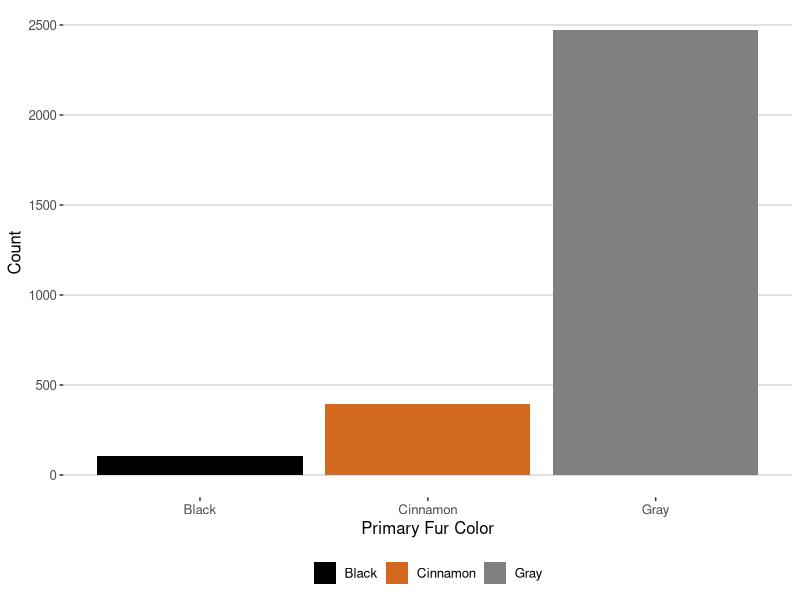
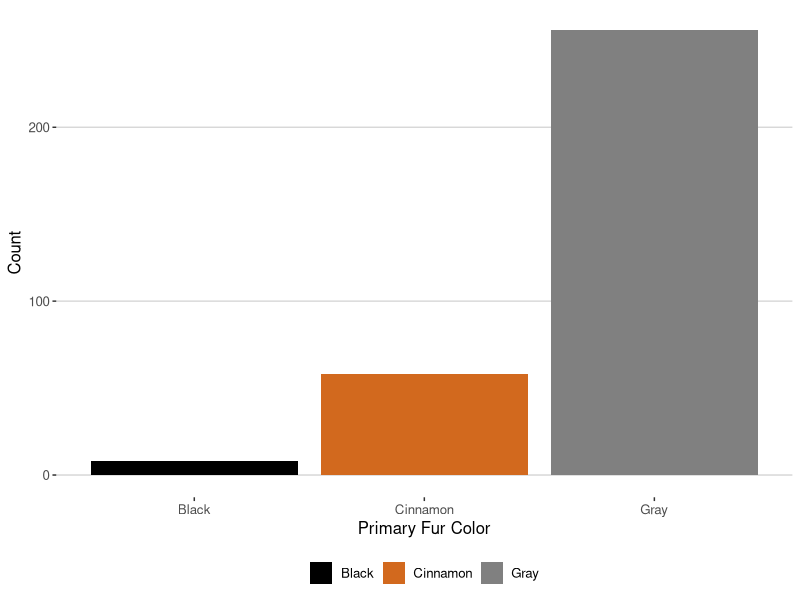
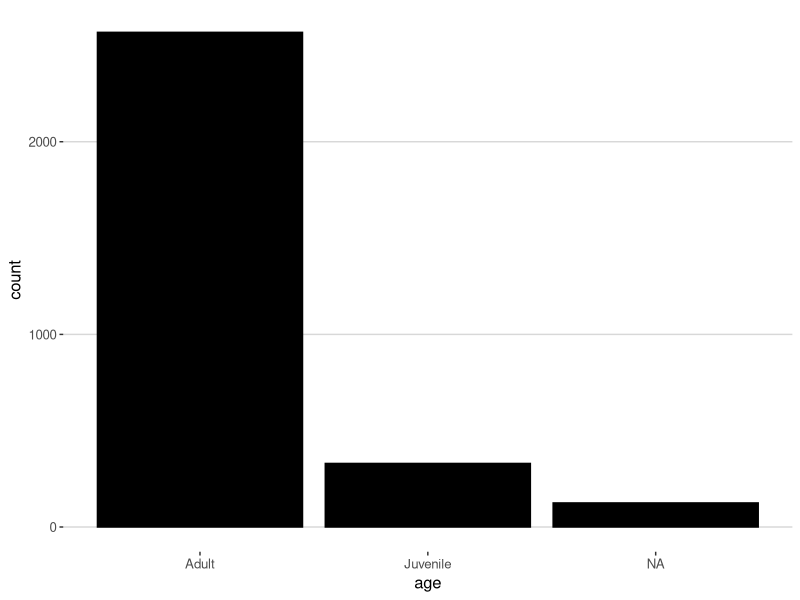

Source code (R) for these figures, in order: (Note: this script raises an error after producing the figures.)
#########################################################
# idea from:
  # https://www.springboard.com/blog/15-fun-datasets-to-analyze/

# Data Analysis
# New York City Squirrel Census
# 
# Yep, you read that right. A native New Yorker data enthusiast and
# over 300 volunteers counted and observed the squirrels living in 
# the city—all to gather an immense amount of data that can be found here. 
# 
# A skill within data analysis involves asking the right questions, 
# and this dataset can be a great tool to study and come up with questions 
# that can be answered with this squirrel census. 
# Some might include their most frequented bodega trash cans, 
# most popular coat patterns, or where they summer.

#########################################################

library(readr)
library(ggplot2)
library(dplyr)

##### 1) load the dataset
nyc_squirrels <- read.csv('nyc_squirrels.csv')

##### 2) check str, stats, NAs, data types...
str(nyc_squirrels)

# 'data.frame':	3023 obs. of  36 variables:
# $ long                                      : num  -74 -74 -74 -74 -74 ...
# $ lat                                       : num  40.8 40.8 40.8 40.8 40.8 ...
# $ unique_squirrel_id                        : Factor w/ 3018 levels "10A-AM-1006-01",..: 1913 1903 1298 2566 2046 1644 2678 1747 2707 1531 ...
# $ hectare                                   : Factor w/ 339 levels "01A","01B","01C",..: 292 291 14 40 306 258 52 271 56 246 ...
# $ shift                                     : Factor w/ 2 levels "AM","PM": 2 2 1 2 1 1 2 2 1 2 ...
# $ date                                      : int  CHANGE DATA TYPE
# $ hectare_squirrel_number                   : int  3 3 3 5 1 2 2 3 9 14 ...
# $ age                                       : Factor w/ 3 levels "?","Adult","Juvenile": CHECK FOR NAs, UNIFY "?" AND NAs
# $ primary_fur_color                         : Factor w/ 3 levels "Black","Cinnamon",..: NA 3 2 3 NA 3 3 3 3 3 ...
# $ highlight_fur_color                       : Factor w/ 10 levels "Black","Black, Cinnamon",..: NA 5 NA NA NA 5 NA 5 NA NA ...
# $ combination_of_primary_and_highlight_color: Factor w/ 22 levels "+","Black+","Black+Cinnamon",..: 1 20 8 15 1 20 15 20 15 15 ...
# $ color_notes                               : Factor w/ 135 levels "!!!","\"Brown\" written in as Primary",..: NA NA NA NA NA NA NA NA NA 89 ...
# $ location                                  : Factor w/ 2 levels "Above Ground",..: NA 2 1 1 1 2 2 2 2 NA ...
# $ above_ground_sighter_measurement          : Factor w/ 41 levels "0","1","10","100",..: NA 41 26 21 NA 41 41 41 41 NA ...
# $ specific_location                         : Factor w/ 304 levels "\"FIELD\"","(white oak)",..: NA NA NA NA NA NA NA NA NA NA ...
# $ running                                   : logi  FALSE TRUE FALSE FALSE FALSE FALSE ...
# $ chasing                                   : logi  FALSE FALSE FALSE FALSE FALSE FALSE ...
# $ climbing                                  : logi  FALSE FALSE TRUE TRUE FALSE FALSE ...
# $ eating                                    : logi  FALSE FALSE FALSE FALSE FALSE FALSE ...
# $ foraging                                  : logi  FALSE FALSE FALSE FALSE FALSE FALSE ...
# $ other_activities                          : Factor w/ 307 levels "#7 & #8 chased each other up diff tree",..: NA NA NA NA 286 307 NA NA NA NA ...
# $ kuks                                      : logi  FALSE FALSE FALSE FALSE TRUE FALSE ...
# $ quaas                                     : logi  FALSE FALSE FALSE FALSE FALSE FALSE ...
# $ moans                                     : logi  FALSE FALSE FALSE FALSE FALSE FALSE ...
# $ tail_flags                                : logi  FALSE FALSE FALSE FALSE FALSE FALSE ...
# $ tail_twitches                             : logi  FALSE FALSE FALSE FALSE FALSE FALSE ...
# $ approaches                                : logi  FALSE FALSE FALSE FALSE FALSE FALSE ...
# $ indifferent                               : logi  FALSE FALSE TRUE FALSE FALSE FALSE ...
# $ runs_from                                 : logi  FALSE TRUE FALSE TRUE FALSE FALSE ...
# $ other_interactions                        : Factor w/ 197 levels "(me)","acknowledged",..: NA 111 NA NA NA NA NA NA NA NA ...
# $ lat_long                                  : Factor w/ 3023 levels "POINT (-73.9497217674555 40.796517007214)",..: 293 401 2697 2554 656 350 2114 765 2728 701 ...
# $ zip_codes                                 : int  NA NA NA NA NA NA NA NA NA NA ...
# $ community_districts                       : int  19 19 19 19 19 19 19 19 19 19 ...
# $ borough_boundaries                        : int  4 4 4 4 4 4 4 4 4 4 ...
# $ city_council_districts                    : int  19 19 19 19 19 19 19 19 19 19 ...
# $ police_precincts                          : int  13 13 13 13 13 13 13 13 13 13 ...

########## This dataset contains data that could be separated in 4 subsets based on category:
########## location, features, behavior and time. I will base my analysis on these 4 categories of information. 
########## XXXXXXXXXXXXXXXXXXXXXXXXXXXXXXX

########## from str(nyc_squirrels):
########## At first sight, I find that I need to change nyc_squirrels$date's data type from integer to date

### change nyc_squirrels$date data type to character
nyc_squirrels$date <- as.character(nyc_squirrels$date)

### define function add_slash: takes the date in format: "10142018" (class Character)
### and returns it in format: "10/14/2018" (class Character) 
add_slash <- function(x){
  day <- substr(x, 3, 4)
  month <- substr(x, 1, 2)
  year <- substr(x, 5, 8)
  
  return <- paste(month, day, year, sep="/")
}
### change each date value with apply add_slash
new_date <- apply(nyc_squirrels[,6,drop=F], 1, add_slash)  # >>> nyc_squirrels[,6,drop=F] >>> here 'drop=F' prevents R from changing the dimensions of the object
nyc_squirrels$date <- new_date

### finally, change data type from 'Character' to 'Date'
nyc_squirrels$date <- as.Date(nyc_squirrels$date, "%m/%d/%Y")
# class(nyc_squirrels$date) # "Date"

########## For nyc_squirrels$age, I need to unify formats, "?" + NAs = NAs
class(nyc_squirrels$age) # factor, Levels: ? Adult Juvenile
summary(nyc_squirrels$age)
#        ?    Adult Juvenile     NA's 
#        4     2568      330      121 

### First I tried this line, it will change '?' to NA, but it doesn't change the factor's level
# nyc_squirrels[nyc_squirrels$age == "?" ] <- NA

### So, I need to change the factor level from "?" to NA
levels(nyc_squirrels$age)[levels(nyc_squirrels$age) == '?'] <- NA
summary(nyc_squirrels$age)
#    Adult Juvenile     NA's 
#     2568      330      125 


### find which columns have NA values, and count them
na_totals <- colSums(is.na(nyc_squirrels))  # I could also use: sapply(nyc_squirrels, function(x) sum(is.na(x)))
index <- na_totals != 0
cols_w_na <- na_totals[index]
cols_w_na
# age                primary_fur_color              highlight_fur_color 
# 125                               55                             1086 
# color_notes                         location above_ground_sighter_measurement 
# 2841                               64                              114 
# specific_location                 other_activities               other_interactions 
# 2547                             2586                             2783 
# zip_codes 
# 3014 

########## highlight_fur_color has many NAs but it's informative, I'll keep it.

########## I see that there are a few columns that have very little information:
########## I choose to keep the ones related to location and behavior because they may still be useful:
# nyc_squirrels$other_activities
# nyc_squirrels$other_interactions
# nyc_squirrels$specific_location

########## I drop 'color_notes' (it's not of much use) and 'zip_codes' (it has only 9 non-NA values):
# nyc_squirrels$color_notes 
# nyc_squirrels$zip_codes
nyc_squirrels <- select(nyc_squirrels, -c(color_notes, zip_codes)) # column names without ""!

########## I order to analize the squirrels behavior vs time of year, I chose to create 4 bins 
########## corresponding to the 4 seasons.
########## Using climate data for New York City from:
########## https://en.wikipedia.org/wiki/New_York_City#Climate
########## I assigned the different months to seasons using average high and average low temps as follows:
##########  1  2  3  4  5  6  7  8  9  10  11  12
##########  w  w  w  g  g  s  s  s  f  f   f   w

library(lubridate) # to use function month

season <- case_when(month(nyc_squirrels$date) == 1 ~ 'Winter',
                    month(nyc_squirrels$date) == 2 ~ 'Winter',
                    month(nyc_squirrels$date) == 3 ~ 'Winter',
                    month(nyc_squirrels$date) == 4 ~ 'Spring',
                    month(nyc_squirrels$date) == 5 ~ 'Spring',
                    month(nyc_squirrels$date) == 6 ~ 'Summer',
                    month(nyc_squirrels$date) == 7 ~ 'Summer',
                    month(nyc_squirrels$date) == 8 ~ 'Summer',
                    month(nyc_squirrels$date) == 9 ~ 'Fall',
                    month(nyc_squirrels$date) == 10 ~ 'Fall',
                    month(nyc_squirrels$date) == 11 ~ 'Fall',
                    month(nyc_squirrels$date) == 12 ~ 'Winter')

nyc_squirrels$season <- season   # Now I have one more column

########## 
########## With that I would complete the data wrangling step of my analysis.
########## 

########## Now I'll start answering some questions:

# features:
#   1.# what coat + highlight is the most frequent? what species is that?
#   2.# is there a correlation between age and fur color sighted? what color are the juvenile squirrels?
#   3.# for color and location >>> is it correlated? i.e., are cinnamon squirrels more
#     # frequently seen in the park and grey squirrels in the city or viceversa or
#     # is it unrelated? >>> that would mean different behaviors would be associated
#     # with the species
#   4.# fur color vs behavior >>> heatmap
#   5.# age vs behavior >>> heatmap


########## #   1.# what coat + highlight is the most frequent? what species is that?

### First, I create a subdf called features_df:
features_df <- subset(nyc_squirrels, select=c('age', 
                                              'primary_fur_color', 
                                              'highlight_fur_color', 
                                              'combination_of_primary_and_highlight_color'))

### Then, check for missing data:
missing_feat <- is.na(features_df)
summary(missing_feat)
# age          primary_fur_color highlight_fur_color combination_of_primary_and_highlight_color
# Mode :logical   Mode :logical     Mode :logical       Mode :logical                             
# FALSE:2898      FALSE:2968        FALSE:1937          FALSE:3023                                
# TRUE :125       TRUE :55          TRUE :1086

# There are 55 NA values in "primary_fur_color", but none in "combination_of_primary_and_highlight_color"
# why is that? what color is takes as default?

prim_color_na <- which(is.na(features_df$primary_fur_color))  # indexes of NA values for primary_fur_color

default_colors <- features_df$combination_of_primary_and_highlight_color[prim_color_na]
summary(default_colors)
# There is no "default color", for the combination_of_primary_and_highlight_color column, 
# when data was not available, instead of NA there is a '+':
prim_color_na_df <- features_df %>% filter((is.na(features_df$primary_fur_color)))

# ##### the next 2 lines don't work, WHY???
# nyc_squirrels[nyc_squirrels$combination_of_primary_and_highlight_color == "+" ] <- NA
# features_df[features_df$combination_of_primary_and_highlight_color == "+" ] <- NA

########## #   BACK TO: 1.# what coat + highlight is the most frequent? what species is that?

### 2. Descriptive Statistics
summary(features_df)
# age         primary_fur_color     highlight_fur_color     combination_of_primary_and_highlight_color
# Adult   :2568   Black   : 103     Cinnamon       : 767     Gray+               :895                  
# Juvenile: 330   Cinnamon: 392     White          : 585     Gray+Cinnamon       :752                  
# NA's    : 125   Gray    :2473     Cinnamon, White: 268     Gray+White          :489                  
#                 NA's    :  55     Gray           : 170     Gray+Cinnamon, White:265                  
#                                   Gray, White    :  59     Cinnamon+Gray       :162                  
#                                   (Other)        :  88     Cinnamon+White      : 94                  
#                                   NA's           :1086     (Other)             :366 

# Gray is the most frequent fur color. To see this more clearly, let's make a plot:
library(ggthemes)
##### drop NA values from features_df$primary_fur_color:
features_df_fur <- features_df %>% filter(!is.na(primary_fur_color))
### plot primary_fur_color frequencies
p <- ggplot(data=features_df_fur, aes(x=primary_fur_color, fill=primary_fur_color)) + 
  geom_bar() + 
  scale_fill_manual(values=c("#000000", "#D2691E", "#808080")) + 
  labs(x="Primary Fur Color", y="Count") +
  theme(legend.title = element_blank()) +
  theme(legend.position="none") +  # is this line working? I don't think so...
  theme_hc()

p

# black=#000000
# cinnamon=#D2691E
# gray=#808080

# from:
# https://www.nycgovparks.org/programs/rangers/wildlife-management/squirrels
# The majority of squirrels in New York City are eastern grey squirrels.
# Even the darker grey or black or brown-rusty colored squirrels are all eastern grey squirrels! 
# Squirrels are mostly active during the daytime.

########## 2
#   2.# what color are the juvenile squirrels? is there a correlation between age and fur color sighted? 

# extract data for young squirrels
young <- features_df %>% filter(age == 'Juvenile')
# drop NAs
young <- young %>% filter(!is.na(primary_fur_color))
### plot primary_fur_color frequencies
p <- ggplot(data=young, aes(x=primary_fur_color, fill=primary_fur_color)) + 
  geom_bar() + 
  scale_fill_manual(values=c("#000000", "#D2691E", "#808080")) + 
  labs(x="Primary Fur Color", y="Count") +
  theme(legend.title = element_blank()) +
  theme(legend.position="none") +  # is this line working? I don't think so...
  theme_hc()

p
summary(features_df_fur$primary_fur_color)
# Black Cinnamon     Gray 
# 103      392     2473 

summary(young$primary_fur_color)
# Black Cinnamon     Gray 
# 8       58      256 

# 8/322
# 58/322
# 256/322
# 
# 103/2968
# 398/2968
# 2473/2968

# The color frequencies for young squirrels is very similar to the overall group
# plot adults? should I include this or should I remove n2 completely?

########## 3
########## 
########## I'm here!
########## 

#   3.# for color and location >>> is it correlated? i.e., are cinnamon squirrels more
#     # frequently seen in the park and grey squirrels in the city or viceversa or
#     # is it unrelated? >>> that would mean different behaviors would be associated
#     # with the species




### 3. age
# I see that 84% of sighted squirrels where adults and only 10% where juvenile
features_df[features_df == "?" ] <- NA  # change '?' to NA
summary(features_df$age)
# create bar plot to show age frequencies:
library(ggthemes)
p <- ggplot(data=features_df, aes(x=age)) +
  geom_bar(color="black", fill="#000000") +
  theme_hc()

p
### 4. coat colors

df[!is.na(df$B), ]








### ToDo: remove NA values
ggplot(data=features_df, aes(x=highlight_fur_color)) + geom_bar(color="black", fill="grey") # rearrange variables, change colors
ggplot(data=features_df, aes(x=primary_fur_color)) + geom_bar(color="black", fill="beige")

ggplot(data=behavior_df, aes(x=age)) + geom_bar(color="black", fill="blue")

behavior_freq <- summary(behavior_df)
behavior_freq























# I create 4 subsets based on category: location, features, behavior and time.
location_df <- subset(nyc_squirrels, select=c('long', 'lat', 'lat_long',
                                              'hectare', 'location', 
                                              'above_ground_sighter_measurement', 
                                              'community_districts', 
                                              'borough_boundaries', 
                                              'city_council_districts', 
                                              'police_precincts')) 
##### I dropped 2 columns: 'specific_location' and zip_codes', 
##### because they have mostly NA values.


features_df <- subset(nyc_squirrels, select=c('age', 
                                              'primary_fur_color', 
                                              'highlight_fur_color', 
                                              'combination_of_primary_and_highlight_color'))
##### I dropped 'color_notes' column because it's not of much use, mostly NA values.


behavior_df <- subset(nyc_squirrels, select=c('running', 'chasing', 'climbing',
                                              'eating', 'foraging', 
                                              'kuks', 'quaas', 'moans', 
                                              'tail_flags', 'tail_twitches', 
                                              'approaches', 'indifferent', 
                                              'runs_from'))
##### I dropped 2 columns, 'other_activities' and 'other_interactions',
##### they are not of much use, mostly NA values.


time_df <- subset(nyc_squirrels, select=c('shift', 'date'))
summary(time_df)  #  AM:1347 - PM:1676



### ToDo: remove NA values and run the summaries again >>> Y/N?

summary(location_df)

summary(behavior_df)

#########################################################
### I start working with the features_df:

### 1. Check for missing data:
missing_feat <- is.na(features_df)
summary(missing_feat)
# age          primary_fur_color highlight_fur_color
# Mode :logical   Mode :logical     Mode :logical      
# FALSE:2898      FALSE:2968        FALSE:1937         
# TRUE :125       TRUE :55          TRUE :1086         
# combination_of_primary_and_highlight_color
# Mode :logical                             
# FALSE:3023  
### I find missing values in all columns,
### but (at least for now) I choose not to drop anything.

### 2. Descriptive Statistics
summary(features_df)
# age       primary_fur_color      highlight_fur_color
# ?       :   0   Black   : 103     Cinnamon       : 767    
# Adult   :2568   Cinnamon: 392     White          : 585    
# Juvenile: 330   Gray    :2473     Cinnamon, White: 268    
# NA's    : 125   NA's    :  55     Gray           : 170    
#                                   Gray, White    :  59    
#                                   (Other)        :  88    
#                                   NA's           :1086    
#  combination_of_primary_and_highlight_color
#  Gray+               :895                  
#  Gray+Cinnamon       :752                  
#  Gray+White          :489                  
#  Gray+Cinnamon, White:265                  
#  Cinnamon+Gray       :162                  
#  Cinnamon+White      : 94                  
#  (Other)             :366  


### 3. age
# I see that 84% of sighted squirrels where adults and only 10% where juvenile
features_df[features_df == "?" ] <- NA  # change '?' to NA
summary(features_df$age)
# create bar plot to show age frequencies:
library(ggthemes)
p <- ggplot(data=features_df, aes(x=age)) +
  geom_bar(color="black", fill="#000000") +
  theme_hc()

p
### 4. coat colors

df[!is.na(df$B), ]

##### drop NA values from features_df$primary_fur_color:
features_df_fur_na <- features_df %>% filter(!is.na(primary_fur_color))
### plot primary_fur_color frequencies
p <- ggplot(data=features_df_fur_na, aes(x=primary_fur_color, fill=primary_fur_color)) + 
  geom_bar() + 
  scale_fill_manual(values=c("#000000", "#D2691E", "#808080")) + 
  labs(x="Primary Fur Color", y="Count") +
  theme(legend.position="none") + # + labs(fill = "Primary Fur Color")
  theme_hc() ##### ToDo: change the legend's name! Or remove legend!

p
################ themes...
# theme_fivethirtyeight() # >>> this theme changes the x and y labels, and takes the column name for the x label
# theme_economist() # >>> this theme places the legend above, doesn't look good either
# theme_tufte() # >>> maybe?... Times New Roman fonts...
# theme_stata() # this one gives too much importance to the label...
# theme_hc() # this one is a keeper! :) BUT I need to change the legend's name...

# https://www.datanovia.com/en/blog/ggplot-themes-gallery/


# theme_tufte(): a minimalist theme
# theme_economist(): theme based on the plots in the economist magazine
# theme_stata(): theme based on stata graph schemes.
# theme_hc(): theme based on Highcharts JS


# black=#000000
# cinnamon=#D2691E
# gray=#808080

  





### ToDo: remove NA values
ggplot(data=features_df, aes(x=highlight_fur_color)) + geom_bar(color="black", fill="grey") # rearrange variables, change colors
ggplot(data=features_df, aes(x=primary_fur_color)) + geom_bar(color="black", fill="beige")

ggplot(data=behavior_df, aes(x=age)) + geom_bar(color="black", fill="blue")

behavior_freq <- summary(behavior_df)
behavior_freq

# plot:
#   bar plot:
#     coat colors (bar=color)
#     most frequent sightings
#     different behaviors <<<<<<<<<< I'm HERE
#   histogram:
#     age
#   heatmap:
#     behavior (avoid/approach) vs age

# features:
#   # what coat + highlight is the most frequent? what species is that?
#   # is there a correlation between age and fur color sighted?
#   # for color and location >>> is it correlated? i.e., are cinnamon squirrels more
#   # frequently seen in the park and grey squirrels in the city or viceversa or
#   # is it unrelated? >>> that would mean different behaviors would be associated
#   # with the species
#   # fur color vs behavior >>> heatmap
#   # age vs behavior >>> heatmap


# time:
#   # change date format
#   # binning >>> spring, summer, fall, winter
#   # am/pm + 4 seasons >>>
#   # at what time where the squirrels more frequently sighted? did it depend on the season?


# location:
#   # where were the squirrels most frequently sighted?:
#     # park/city - am most frequent location/pm most frequent location
#     # does it depend on the season? on the time of day?
#     # what behaviors are associated with the different locations?:
#       # kuks + etc vs location
#       # approach/avoid humans vs location
#       # above ground vs location





# behavior:
#   # which behaviors were recorded? which ones were more frequent? when? (am/pm - month)
#   # behavior vs city/park
#   # where do the squirrels eat? can I find that in this dataset?
  
  
  
  
  









################ themes...
# theme_fivethirtyeight() # >>> this theme changes the x and y labels, and takes the column name for the x label
# theme_economist() # >>> this theme places the legend above, doesn't look good either
# theme_tufte() # >>> maybe?... Times New Roman fonts...
# theme_stata() # this one gives too much importance to the label...
# theme_hc() # this one is a keeper! :) BUT I need to change the legend's name...

# https://www.datanovia.com/en/blog/ggplot-themes-gallery/


# theme_tufte(): a minimalist theme
# theme_economist(): theme based on the plots in the economist magazine
# theme_stata(): theme based on stata graph schemes.
# theme_hc(): theme based on Highcharts JS
